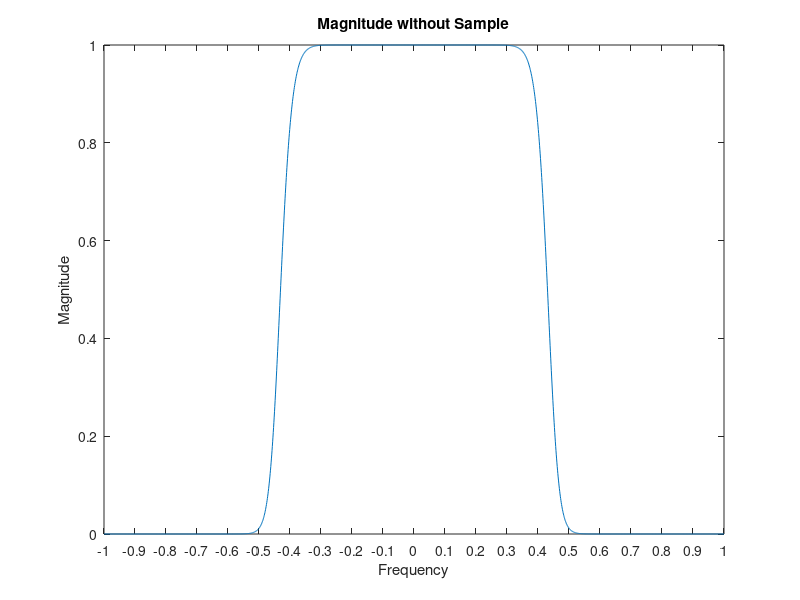
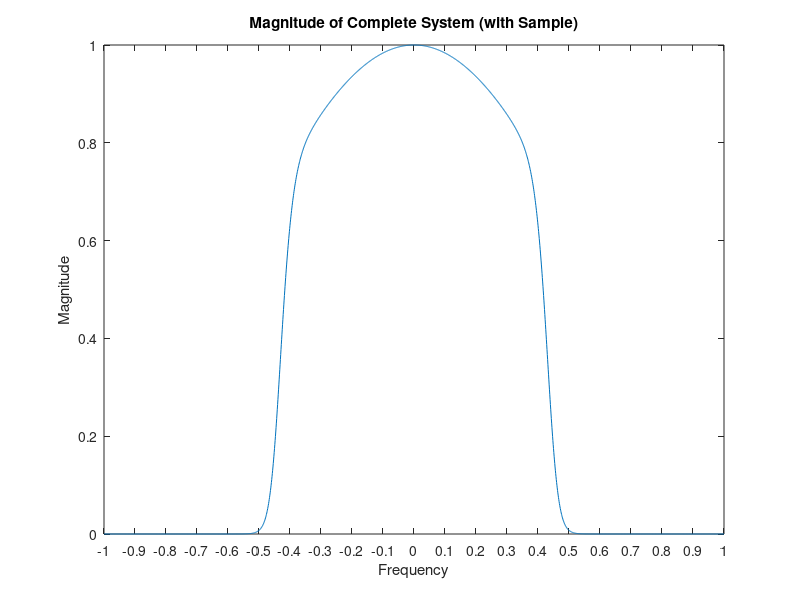

MATLAB code to generate these figures, in order:
%Setting Parameters
Ts = 1; % Secs
fc = 0.45; %Hertz
fs = 1/Ts; %Hertz
N = 20; %Sampling
f = -1:.001:1; % Frequency range

%Fourier transform
P = Ts * abs(sinc(f./fs));

%Butterworth
Hb = 1./(1+(f./fc).^N);

%Without Sample and Hold
Hb_without = (Hb.^2);

%Final Expression
Hb_with = (Hb.^2).*abs(sinc(f./fs));

%Plot without Sample and Hold 
plot(f,Hb_without)
title ('Magnitude without Sample')
xlabel('Frequency')
ylabel ('Magnitude')
xticks(-1:0.1:1);
figure

%Plot with Sample and Hold
plot(f,Hb_with)
title ('Magnitude of Complete System (with Sample)')
xlabel('Frequency')
ylabel ('Magnitude')
xticks(-1:0.1:1);
figure